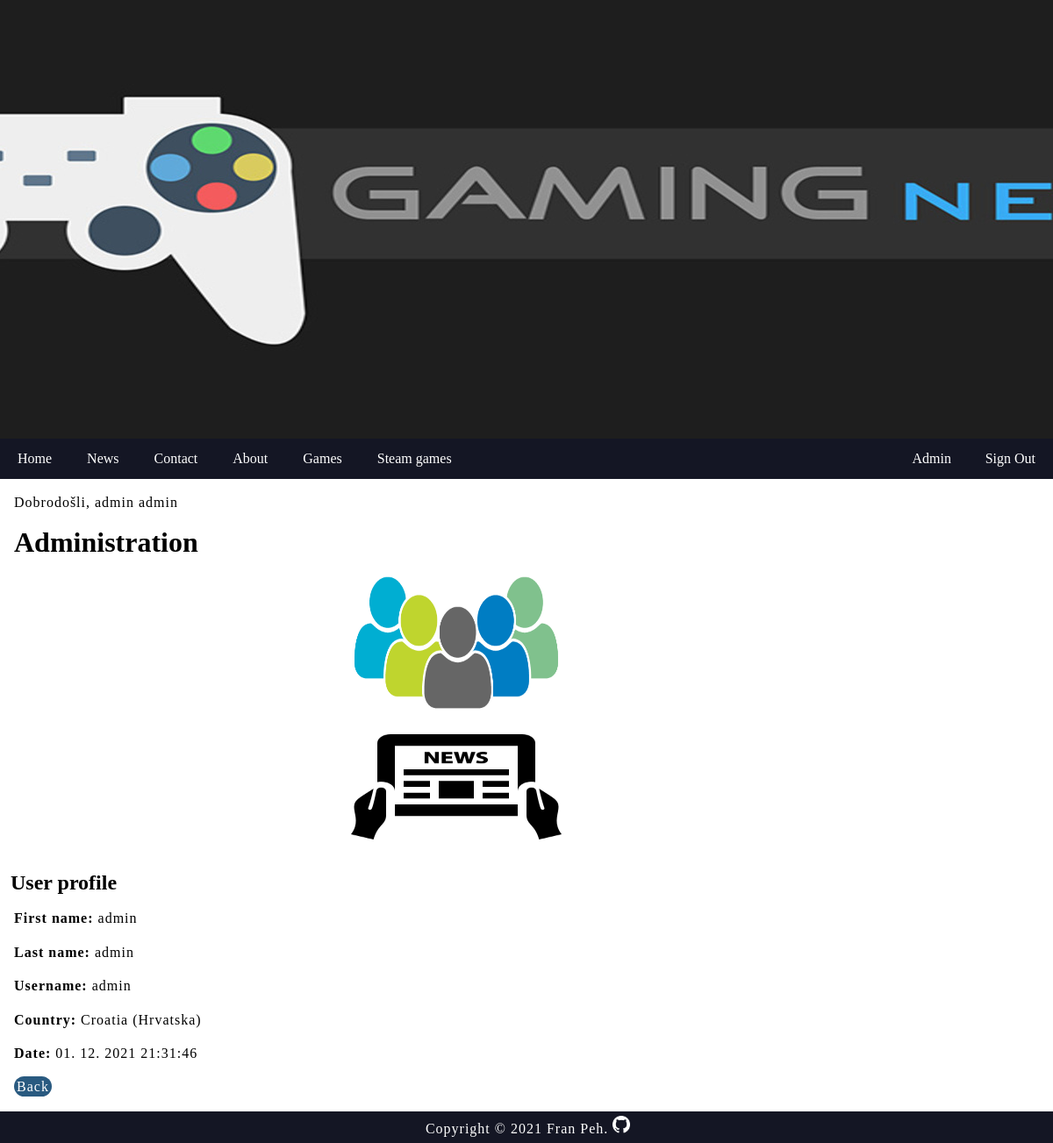
Screenshot of /index.php?menu=8&action=1&id=1 (signed in) with the database file from the repository.
### tables this page shows
CREATE TABLE `users` (
  `id` int(11) NOT NULL,
  `firstname` varchar(255) DEFAULT NULL,
  `lastname` varchar(255) DEFAULT NULL,
  `email` varchar(255) NOT NULL,
  `username` varchar(255) NOT NULL,
  `password` varchar(255) NOT NULL,
  `country` char(2) NOT NULL,
  `date` timestamp NOT NULL DEFAULT current_timestamp() ON UPDATE current_timestamp(),
  `archive` enum('Y','N') NOT NULL DEFAULT 'Y'
);

CREATE TABLE `countries` (
  `id` int(11) NOT NULL,
  `country_code` varchar(2) NOT NULL DEFAULT '',
  `country_name` varchar(100) NOT NULL DEFAULT ''
);

### functions.php (called while the page is built)
<?php
	function pickerDateToMysql($pickerDate){
		$date = DateTime::createFromFormat('Y-m-d H:i:s', $pickerDate);
		return $date->format('d. m. Y H:i:s');
	}
?>

### users.php (the view, shortened to what this page needs)
<?php
	if (isset($_GET['id']) && $_GET['id'] != '') {
		$query  = "SELECT * FROM users";
		$query .= " WHERE id=".$_GET['id'];
		$result = @mysqli_query($MySQL, $query);
		$row = @mysqli_fetch_array($result);
		print '
		<h2>User profile</h2>
		<p><b>First name:</b> ' . $row['firstname'] . '</p>
		<p><b>Last name:</b> ' . $row['lastname'] . '</p>
		<p><b>Username:</b> ' . $row['username'] . '</p>';
		$_query  = "SELECT * FROM countries";
		$_query .= " WHERE country_code='" . $row['country'] . "'";
		$_result = @mysqli_query($MySQL, $_query);
		$_row = @mysqli_fetch_array($_result);
		print '
		<p><b>Country:</b> ' .$_row['country_name'] . '</p>
		<p><b>Date:</b> ' . pickerDateToMysql($row['date']) . '</p>
		<p><a href="index.php?menu='.$menu.'&amp;action='.$action.'" style="padding:3px;background-color:rgb(41, 90, 128);color:white;border-radius:25px;">Back</a></p>';
	}
?>

### style.css (style rules this page uses)
body, html { font-family: 'Calibri'; margin: 0; font-size: 16px; }
h1,h2 { margin: 0.5em; font-size: 2em; }
h2 { font-size: 1.5em; }
main a { color: #27318b; text-decoration: none; }
p { margin: 1em; line-height: 1.4em; letter-spacing: 1px; }

### rows the page displays
users: firstname "admin", lastname "admin", username "admin", date "01. 12. 2021 21:31:46"
countries: country_name "Croatia (Hrvatska)"

### other values shown
$_SESSION['message'] "Dobrodošli, admin admin"
